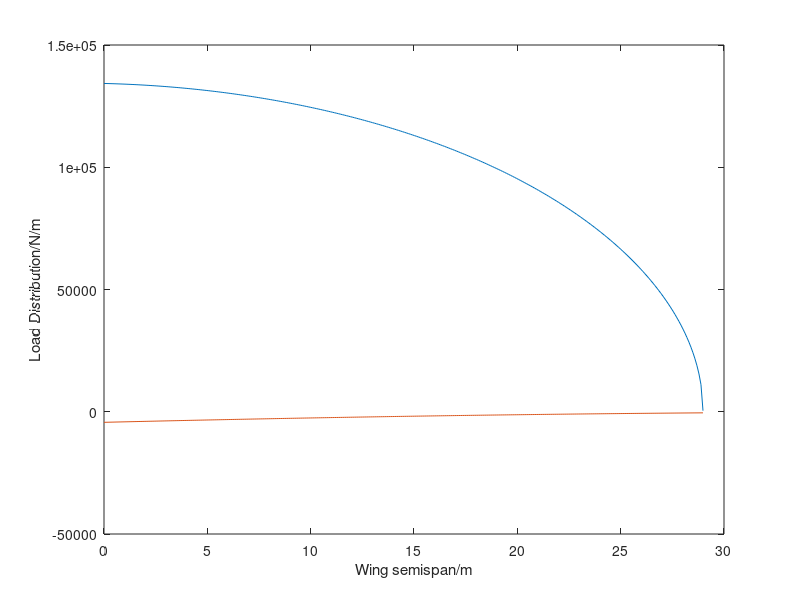
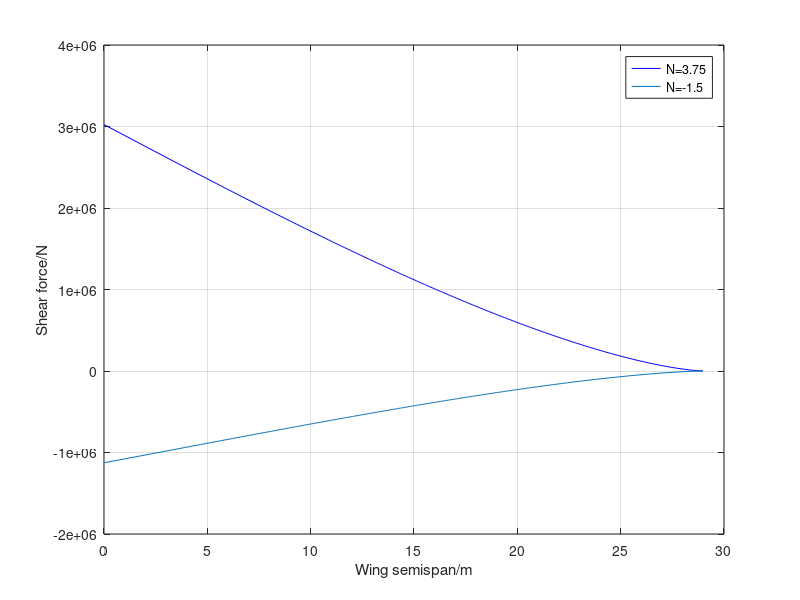
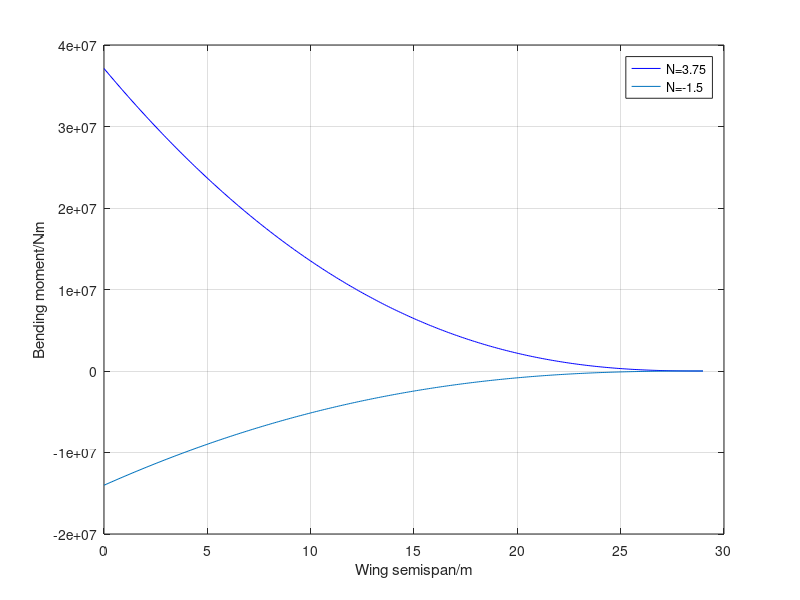
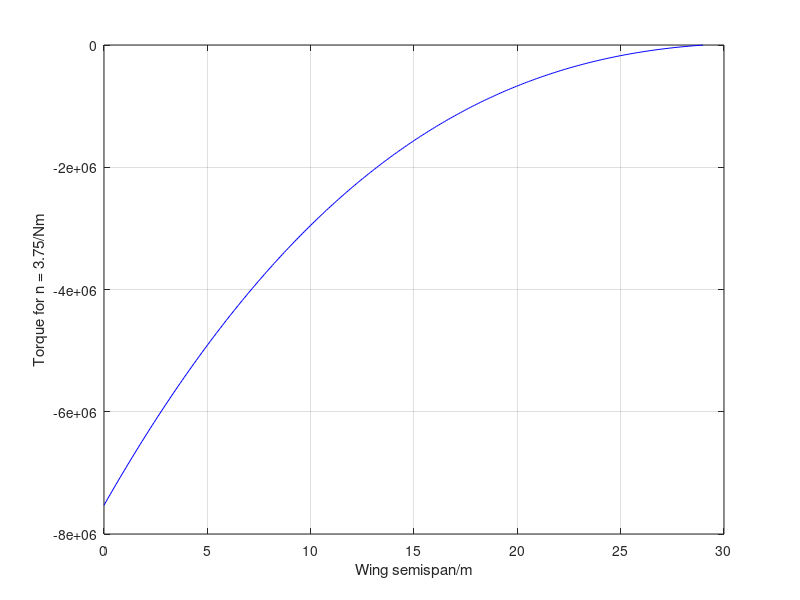

Recreate these plots in MATLAB, in order. (Note: this script raises an error after producing the figures.)
%Wing load calculation
clear
clc

%%
%Cruise parameters
aCruise = 296.5355;
rho = 0.3796;
M = 0.8;
V_cruise = M * aCruise;
V_max = 0.8*aCruise*1.25;% maximum velocity

halfSpan = (53.19-3.9)/2;  %wing semispan from the root at fuselage joint
n = 3.75;   %ultimate load factor
nn = -1.5; %negative extreme
N = 300; % number of discretisation
dy = halfSpan/(N-1); % size of intervals
y = 0 : dy : halfSpan; % spanwise discretisation 
W = 1341419/9.81; % weight at cruise altitude with no fuel
L = n*W*9.81/2; % lift on one side of the wing
LN = nn*W*9.81/2; % lift on one side of the wing

cRoot = 8.5742; % root chord
cTip = 2.7437; % tip chord
%angle of flexural axis
sweep = deg2rad(33.2);
theta = atan((tan(sweep)*halfSpan+0.15*(cTip-cRoot))/halfSpan);
c = cRoot : -(cRoot-cTip)/(N-1) :cTip; % aero chord length distribution
%% structural coordinate
%structural span
bs = halfSpan/cos(theta);
dx = bs/(N-1);
x = 0 : dx : bs;
%leading and trailing edge sweep angle
alead = atan((tan(sweep)*halfSpan-0.25*(cTip-cRoot))/halfSpan);
atrai = atan((tan(sweep)*halfSpan+0.75*(cTip-cRoot))/halfSpan);
lright = cRoot/(tan(alead)-tan(atrai));
lflex = lright/cos(theta);
chordS = (lflex-x/cos(theta))*(tan(alead-theta)+tan(theta-atrai));

%% load distribution
% lift distribution
ellipfunc = (1-(y./halfSpan).^2).^0.5;
% elli (1,1:floor(1.5/11.52*N))=zeros(1,floor(1.5/11.52*N));
l_wing = ellipfunc*L/(trapz(y,ellipfunc));
l_wingn = ellipfunc*LN/(trapz(y,ellipfunc));

%own weight
W_wing = 5150*9.81; % weight of wing
t2c = ones(1,300)*0.15;% thickness to chord ratio
t = t2c.*c;
% assume wing weight is proportional to c^2*t2c
w_wing = t2c.*c.^2*W_wing/trapz(y,t2c.*c.^2); % assuming quadratic
totalLoad = l_wing + w_wing;
totalLoadN = l_wingn + w_wing;

%plot
figure(1)
plot(x,totalLoad);
hold on;
plot(x,-w_wing);
hold on
xlabel('Wing semispan/m')
ylabel('Load Distribution/N/m')
hold off;

%% shear force
% initialise
%Shear force
shearForce = totalLoad.*dx;
shearForceN = totalLoadN.*dx;
for i = 1:N
    shearForce(i) = sum(shearForce(i:N));
    shearForceN(i) = sum(shearForceN(i:N));
end

figure(2)
plot(x,shearForce,'b')
hold on
plot(x,shearForceN)
legend("N=3.75","N=-1.5");
xlabel('Wing semispan/m')
ylabel('Shear force/N')
grid on

%% Bending moment
shearForce(301)=0;
shearForceN(301)=0;
for i = 1:N
    dbendMoment(i) = (shearForce(i)+shearForce(i+1))*(dx)/2;
    dbendMomentN(i) = (shearForceN(i)+shearForceN(i+1))*(dx)/2;
end

for i = 1:N
    bendMoment(i) = sum(dbendMoment(i:N));
    bendMomentN(i) = sum(dbendMomentN(i:N));
end

figure(3)
plot(x,bendMoment,'b')
hold on
plot(x,bendMomentN)
legend("N=3.75","N=-1.5");
xlabel('Wing semispan/m')
ylabel('Bending moment/Nm')
grid on
%% Torque
cm0 = ones(1,N)*-0.07;
dM0 = 0.5*rho*(cos(theta)*V_max)^2*chordS.^2.*cm0;%moment with respect to flexural axis. this could be better as this is more conservative and this is calculated with respect to the flexural axis.
%assume flexural axis at (.15+.60)/2=37.5% chord -- centre of wing box
xCenter = 0.375;
%moment arm of lift
liftArm = (-xCenter+0.25)*chordS;
deltaLa = liftArm.*l_wing*dx;
% deltaLaN = liftArm.*l_wingn*dx;

%moment arm of inertia loads
weightArm = (-xCenter+0.5).*chordS;
deltaNWb = n*w_wing.*weightArm*dx;
%sectional torque
dT =deltaLa+deltaNWb+dM0;
% dTn = deltaLaN+deltaNWb+dM0;
%total torque
for i = 1:N
    T(N-i+1) = sum(dT(N-i+1:N));  % sum from tip to root
%     Tn(N-i+1) = sum(dTn(N-i+1:N));
end

figure(4)
plot(x,T,'b');
% hold on
% plot(x,Tn);
xlabel('Wing semispan/m')
ylabel('Torque for n = 3.75/Nm')
grid on

%% calculation of shear flow
bBox = t.*(1/1.2861);
cBox = 0.45.*c;
NormalLoad = bendMoment./(bBox.*cBox);
NormalLoadN = -bendMomentN./(bBox.*cBox);

%T/2A
qTorque = -T./(2*bBox.*cBox);
% qTorque2 = -Tn./(2*bBox*cBox);

%SF/2Bw
qS = shearForce(1:300)./(2.*bBox);

figure(5)
plot(x,NormalLoad,'b');
hold on
plot(x,NormalLoadN);
legend("N=3.75","N=-1.5");
xlabel('Wing semispan/m')
ylabel('Compression per unit length/Nm^-1')
grid on

figure(6)
plot(x,qTorque,'b');
% hold on
% plot(x,qTorque2);
% legend("N=3.75","N=-1.5");
xlabel('Wing semispan/m')
ylabel('Shear Flow from torque/Nm^-1')
grid on
 
figure(7)
plot(x,qS,'b');
xlabel('Wing semispan/m')
ylabel('Shear flow from shear force/Nm^-1')
grid on

%% spar sizing
ks = 8.2;
q1 = abs(qS+qTorque);
q2 = abs(qS-qTorque);
E = 76E9;
tFrontSpar = 1000*((q1.*bBox.^2)./(ks*E)).^(1/3);
tRearSpar = 1000*((q2.*bBox.^2)./(ks*E)).^(1/3);
tFrontSpar = ceil(tFrontSpar.*10)/10;
tRearSpar = ceil(tRearSpar.*10)/10;
figure(8)
plot(x,tFrontSpar);
hold on;
plot(x,tRearSpar);
xlabel("Wing span/m");
ylabel("Thickness/mm");
legend("Front spar","Rear spar");
shearStress1 = q1./tFrontSpar;
shearStress2 = q2./tRearSpar;
disp(max(shearStress1));
disp(max(shearStress2));


%% weight calculation for spar and web stiffeners
%volume of the web
volumeSpar = sum(0.001.*tFrontSpar.*bBox.*dx) + sum(0.001.*tRearSpar.*bBox.*dx);
flangeBreath = bBox.*0.05/1;
flangthickness = bBox.*0.006/1;
volumeSpar = volumeSpar + 4.*sum(flangeBreath.*flangthickness.*dx);
%assume 5mm width and 2mm thick for web stiffeners. 
volumeStiffeners = 2.*sum(spacing.*0.005.*0.002);
% volumeWebStiffeners = sum(space.*thickness.*height)
volumeSparTotal = volumeSpar+volumeStiffeners
massSparTotal = volumeSparTotal*2710
